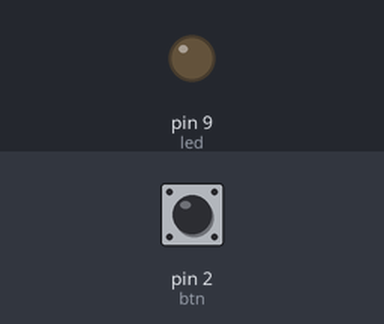
Recording of a sketch running on a simulated Arduino Uno, built with avr-gcc and run on an emulated ATmega328P. Shown: output pins drawn as LEDs (lit = HIGH). The test bench sets the inputs (shaded band); at power-on: pin 2 (btn) LOW. What the sketch prints to the serial monitor is not drawn.

Above: at 1.2 s.
1.3 s: pin 2 (btn) pulled HIGH for 0.15 s
At 1.37 s:
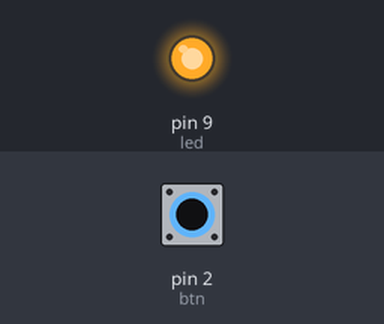
2.9 s: pin 2 (btn) pulled HIGH for 3.2 s
At 6.6 s:
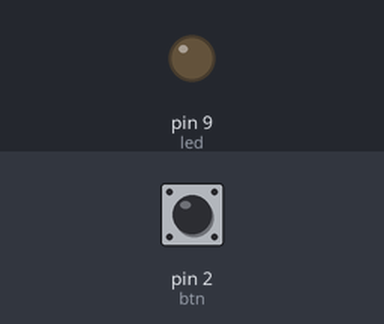
Timing chart, 0 to 8.1 s (numbered marks = the images above; inputs shaded):
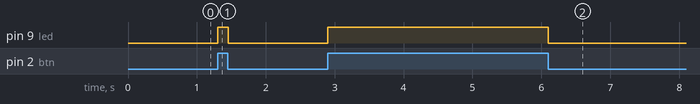

The sketch:

pushbtn.ino
```cpp
int led=9;
int btn=2;
void setup() {
  // put your setup code here, to run once:
  pinMode(led,OUTPUT);
  pinMode(btn,INPUT);
  Serial.begin(9600);
}

void loop() {
  int val = digitalRead(btn);
  if(val==HIGH)
  {
    digitalWrite(led,HIGH);
    Serial.println(val);
  }
  if(val==LOW)
  {
    digitalWrite(led,LOW);
    Serial.println(val);
  }

  // put your main code here, to run repeatedly:

}
```

Measured:
- after the input at 1.3 s, pin 9 (led): LOW → HIGH at once, → LOW 0.15 s later
- after the input at 2.9 s, pin 9 (led): LOW → HIGH at once, → LOW 3.2 s later
